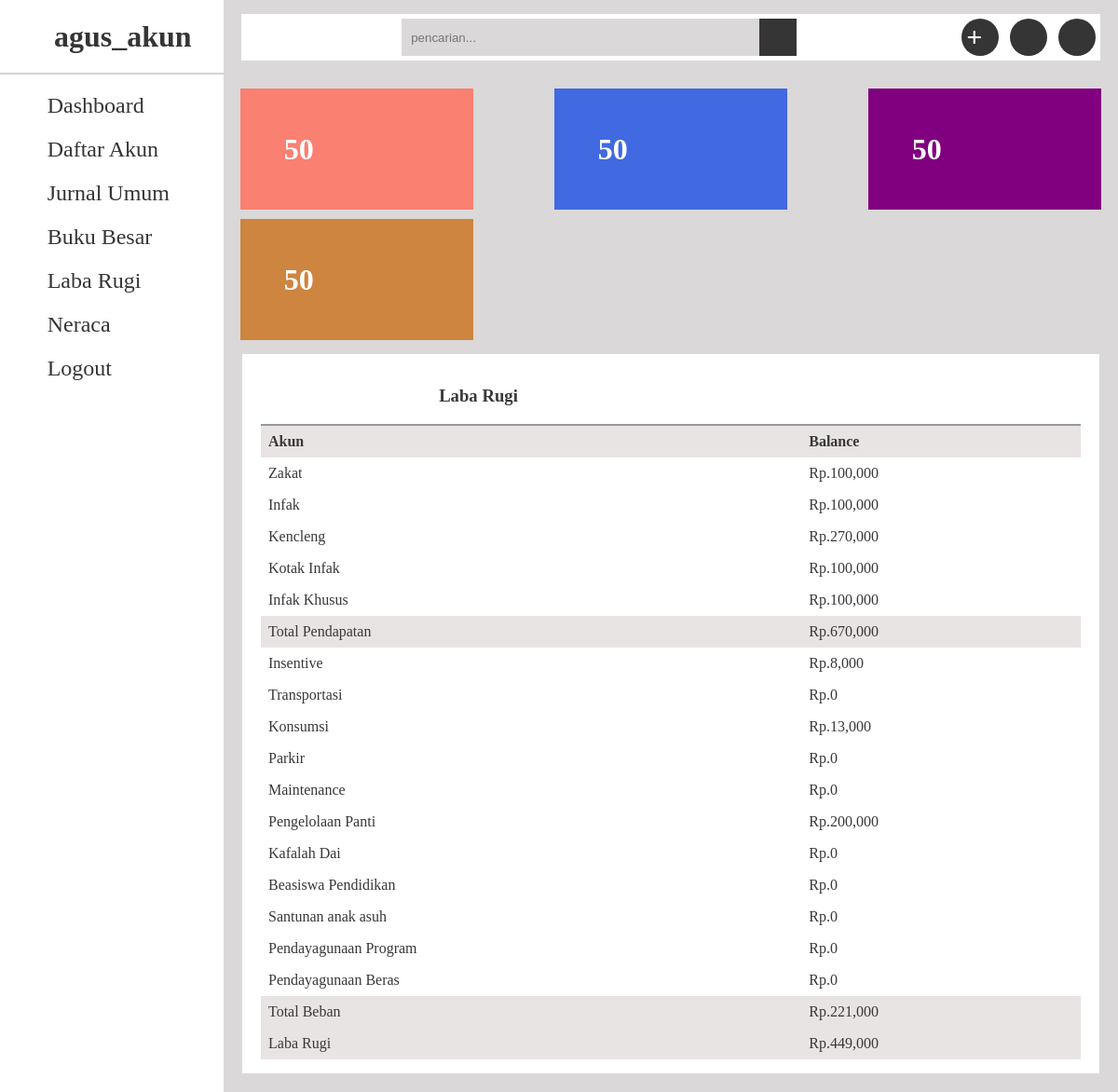
Page /labarugi/ (signed in) on the committed database.
### akun/models.py (models this page shows, shortened)
class User(AbstractUser):
    operator = models.BooleanField('Operator', default=False)

class Profil(models.Model):
    nama_akun = models.CharField(max_length=50)
    nomor = models.CharField(max_length=50)
    operator = models.ForeignKey(User, on_delete=models.CASCADE)
    pos = models.CharField(max_length=30, choices=[
        ('laba rugi', 'laba rugi'),
        ('neraca', 'neraca')
    ])
    master_akun = models.CharField(max_length=30, choices=[
        ('aktiva', 'aktiva'),
        ('passiva', 'passiva'),
        ('pendapatan', 'pendapatan'),
        ('beban', 'beban')
    ])
    saldo_normal = models.CharField(max_length=30, choices=[
        ('debit','debit'),
        ('kredit','kredit'),
    ])

### akun/views.py (the view)
# urls.py: path('labarugi/', views.LabaRugiView.as_view(), name='laba_rugi'),
class LabaRugiView(TemplateView):
    template_name = 'user/laba_rugi.html'
    def get_context_data(self, **kwargs):
        context = super().get_context_data(**kwargs)
        tanggal = self.request.session.get('filter_tanggal', None)
        bulan = self.request.session.get('filter_bulan', None)
        tahun = self.request.session.get('filter_tahun', None)
        accounts = Profil.objects.filter(pos='laba rugi', operator=self.request.user)
        jurnal_list = JurnalUmum.objects.filter(operator=self.request.user)
        if tanggal:
            jurnal_list = jurnal_list.filter(tanggal=tanggal)
        elif bulan:
            jurnal_list = jurnal_list.filter(tanggal__month=bulan)
        elif tahun:
            jurnal_list = jurnal_list.filter(tanggal__year=tahun)
        ledgers_pendapatan = {}
        ledgers_beban = {}
        total_pendapatan = 0
        total_beban = 0
        for account in accounts:
            transactions = jurnal_list.filter(akun=account)
            total_debit = transactions.aggregate(total_debit=Sum('debit'))['total_debit'] or 0
            total_kredit = transactions.aggregate(total_kredit=Sum('kredit'))['total_kredit'] or 0
            balance = total_debit - total_kredit
            if account.master_akun == 'pendapatan':
                ledgers_pendapatan[account.nama_akun] = {
                    'total_debit': total_debit,
                    'total_kredit': total_kredit,
                    'balance': abs(balance)
                }
                total_pendapatan += total_kredit
            elif account.master_akun == 'beban':
                ledgers_beban[account.nama_akun] = {
                    'total_debit': total_debit,
                    'total_kredit': total_kredit,
                    'balance': abs(balance)
                }
                total_beban += total_debit
        laba_rugi = total_pendapatan - total_beban
        context['ledgers_pendapatan'] = ledgers_pendapatan
        context['ledgers_beban'] = ledgers_beban
        context['total_pendapatan'] = total_pendapatan
        context['total_beban'] = total_beban
        context['laba_rugi'] = laba_rugi
        return context

### templates/user/laba_rugi.html (shortened to what this page needs)
{% extends 'base.html' %}

### templates/includes/sidebar.html
<div class="sidebar">
    <div class="brand">
        <i class="fa-solid fa-qrcode"></i>&nbsp;&nbsp;
        <h1>{{user.username}}</h1>
    </div>
    <ul>
        <li><i class="fa-solid fa-gauge"></i>&nbsp;&nbsp;</fa-gauge><span><a href="{% url 'user:beranda' %}">Dashboard</a></span></li>
        <li><i class="fas fa-hands-helping"></i>&nbsp;&nbsp;<span><a href="{% url 'user:daftar_akun' %}">Daftar Akun</a></span></li>
        <li><i class="fa-solid fa-hand-holding-dollar"></i>&nbsp;&nbsp;<span><a href="{% url 'user:jurnal' %}">Jurnal Umum</a></span></li>
        <li><i class="fa-regular fa-circle-question"></i>&nbsp;&nbsp;<span><a href="{% url 'user:buku_besar' %}">Buku Besar</a></span></li>
        <li><i class="fa-solid fa-gear"></i>&nbsp;&nbsp;<span><a href="{% url 'user:laba_rugi' %}">Laba Rugi</a></span></li>
        <li><i class="fas fa-sign-out-alt"></i>&nbsp;&nbsp;<span><a href="{% url 'user:neraca' %}">Neraca</a></span></li>
        <li><i class="fas fa-sign-out-alt"></i>&nbsp;&nbsp;<span><a href="{% url 'user:logout' %}">Logout</a></span></li>
    </ul>
</div>

### templates/includes/labarugi.html
{% load humanize %}
<div class="payments">
    <div class="title">
        <h3>Laba Rugi</h3>
        <div class="ikon">
            <button onabort="printPDF()" class="pdf">
                <i class="fas fa-file-pdf"></i>
            </button>
            <i class="fas fa-file-excel"></i>
        </div>
    </div>
    <table>
        <thead>
            <tr class="title-table">
                <th>Akun</th>
                <th>Balance</th>
            </tr>
        </thead>
        <tbody>
            {% for akun, data in ledgers_pendapatan.items %}
            <tr>
                <td>{{ akun }}</td>
                <td>Rp.{{ data.balance |intcomma }}</td>
            </tr>
            {% endfor %}
            <tr class="title-table">
                <td>Total Pendapatan</td>
                <td>Rp.{{ total_pendapatan|intcomma }}</td>
            </tr>
            {% for akun, data in ledgers_beban.items %}
            <tr>
                <td>{{ akun }}</td>
                <td>Rp.{{ data.balance|intcomma }}</td>
            </tr>
            {% endfor %}
            <tr class="title-table">
                <td>Total Beban</td>
                <td>Rp.{{ total_beban|intcomma }}</td>
            </tr>
            <tr class="title-table">
                <td>Laba Rugi</td>
                <td>Rp.{{ laba_rugi|intcomma }}</td>
            </tr>
        </tbody>
    </table>
</div>

### static/css/style.css (style rules this page uses)
* { padding: 0; margin: 0; box-sizing: border-box; text-decoration: none; list-style: none; }
.title-table { background-color: #e9e4e4; }
table { border-collapse: collapse; }
button { background-color: transparent; border: none; }
.fa-file-pdf { color: #E62E2E; font-size: 30px; }
.fa-file-excel { color: #4CAF50; font-size: 30px; }
.profil, .sidebar, .poster { width: 60%; height: 100%; display: flex; flex-direction: column; justify-content: center; align-items: center; }
.sidebar { position: fixed; background: white; width: 20vw; min-height: 100vh; display: flex; flex-direction: column; justify-content: start; align-items: start; }
.brand { height: 10vh; width: 100%; display: flex; align-items: center; justify-content: center; border-bottom: 2px solid lightgray; margin-bottom: 10px; color:#363535; cursor: pointer; }
.brand i { font-size: 20px; }
.sidebar ul { width: 100%; }
.sidebar ul li { font-size: 24px; padding: 10px 20px; color: #363535; display: flex; align-items: center; cursor: pointer; width: 100%; }
a { color: #363535; }
.payments { min-height: 50vh; flex: 5; background:white; margin: 0 20px 20px 20px; display: flex; flex-direction: column; color: #383838; padding: 15px 20px; }
.title { display: flex; align-items: center; justify-content: space-around; padding: 15px 10px; border-bottom: 2px solid #999; }
table { padding: 10px; }
th,td { text-align: left; padding: 8px; }

### rows in the picture
User: username "agus_akun"
Profil: ledgers_pendapatan "Zakat"
Profil: ledgers_pendapatan "Infak"
Profil: ledgers_pendapatan "Kencleng"
Profil: ledgers_pendapatan "Kotak Infak"
Profil: ledgers_pendapatan "Infak Khusus"
Profil: ledgers_beban "Insentive"
Profil: ledgers_beban "Transportasi"
Profil: ledgers_beban "Konsumsi"
Profil: ledgers_beban "Parkir"
Profil: ledgers_beban "Maintenance"
Profil: ledgers_beban "Pengelolaan Panti"
Profil: ledgers_beban "Kafalah Dai"
Profil: ledgers_beban "Beasiswa Pendidikan"
Profil: ledgers_beban "Santunan anak asuh"
Profil: ledgers_beban "Pendayagunaan Program"
Profil: ledgers_beban "Pendayagunaan Beras"

### other values in the picture
{{ data.balance |intcomma }} "100,000" "100,000" "270,000" "100,000" "100,000"
{{ total_pendapatan|intcomma }} "670,000"
{{ data.balance|intcomma }} "8,000" "0" "13,000" "0" "0" "200,000" "0" "0" "0" "0" "0"
{{ total_beban|intcomma }} "221,000"
{{ laba_rugi|intcomma }} "449,000"
